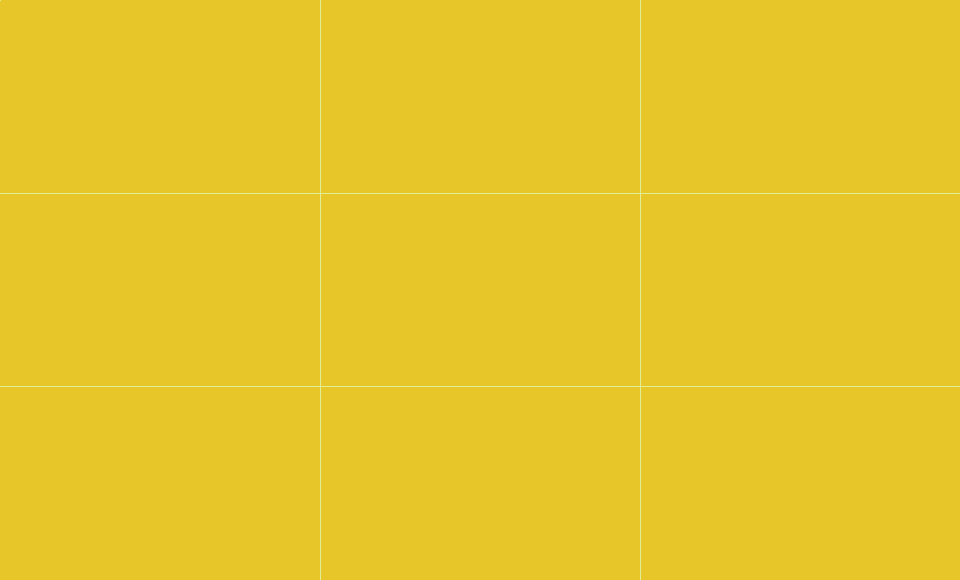
Frame 1 (no input)
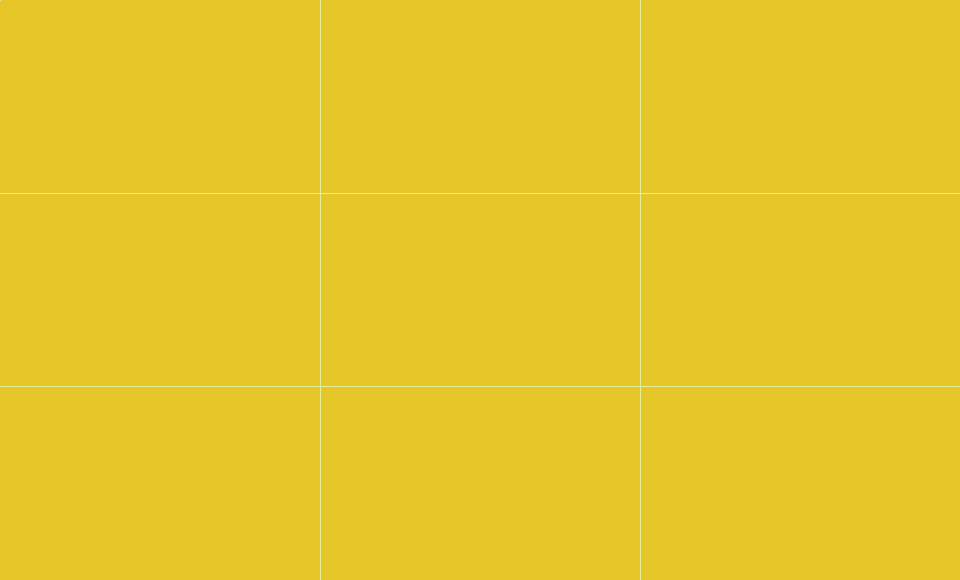
Frame 60 (the mouse pressed at the canvas centre just before this capture)
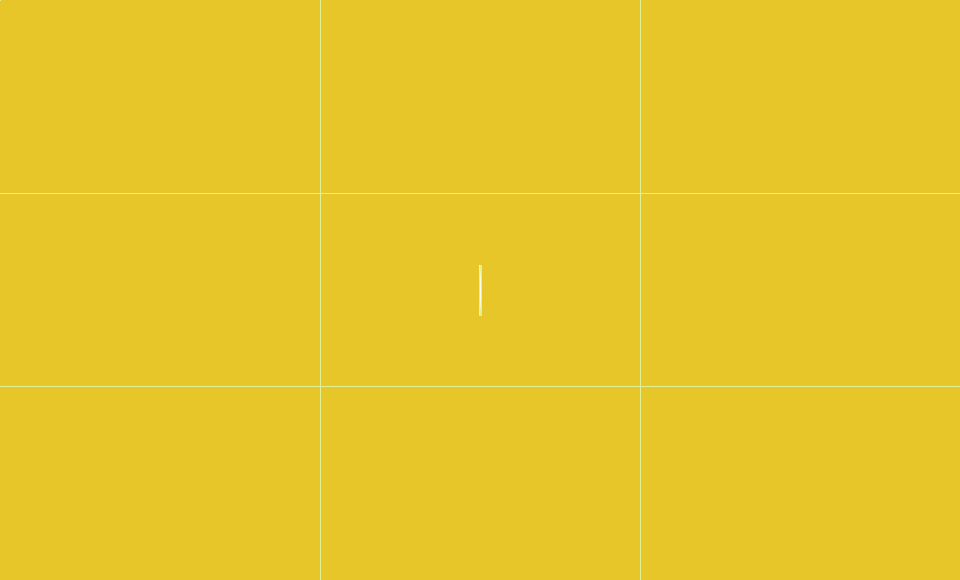
Frame 120 (the mouse held since frame 60 and released just before this capture)

The Processing sketch that drew these frames (run headless with seeded random() and noise(); from frame 60 on, the mouse is pressed at the canvas centre):

// Processing sketch: processing_186134
// ── processing_186134.pde

void setup(){
size(960,580);
stroke(225,240,150);

 background(230,198,40);
}

void draw (){
 line(width/3,0,width/3,height);

line(width/3*2,0,width/3*2,height);

line(0,height/3,width,height/3);

line(0,height/3*2,width,height/3*2);
  //1
  
  
  if (mouseX<width/3){
    if(mouseY<height/3){
       fill(255,255,255);
      rect(0,0,mouseX,mouseY);
      //ellipse(width/2 + 100, height/2 + 100, 30, 30);
     //ellipse(mouseX,mouseY,40,40);
    // rect(width/2,height/2,40,50);
}
  }
//2
  if (mouseX>width/3){
    if (mouseX<width/3*2){
    if(mouseY<height/3){
     fill(163,139,200);
    
     ellipse(mouseX, mouseY, 50, 50);
      //ellipse(width/3 + 150, height/3 - 50, mouseX, mouseY);
      //height/3 - 100
      //rect(1,height/2,mouseX,mouseY);
    }
    }
  }
  //3
   if (mouseX>width/3*2){
    if(mouseY<height/3){
      fill(255,255,255);
      triangle(width/3*2+100, height/3-100, mouseX, mouseY, width/3*2+300, height/3-300);
      //triangle(width/3*2+100, height/3-100, width/3*2+200, height/3-50, width/3*2+300, height/3-300);
      //ellipse(width/2 + 100, height/2 + 100, 30, 30);
    //  rect(width/2,1,mouseX,mouseY);
    }
  }
  //4
   if (mouseX<width/3){
     if(mouseY>height/3){
    if(mouseY<height/3*2){
     fill(163,139,200);
      ellipse(mouseX,mouseY, mouseX, 30);
     // rect(1,1,mouseX,mouseY);
    }
  }
   }
  //5
   if (mouseX>width/3){
     if (mouseX<width/3*2){
    if(mouseY>height/3){
      if(mouseY<height/3*2){
        fill(255,255,255);
         ellipse(mouseX,mouseY,2,50);
      //ellipse(width/2 + 100, height/2 + 100, 30, 30);
     // rect(1,1,mouseX,mouseY);
    }
  }
     }
  //6
   if (mouseX>width/3*2){
     if(mouseY>height/3){
    if(mouseY<height/3*2){
      fill(163,139,200);
      //ellipse(width/2 + 100, height/2 + 100, 30, 30);
      rect(mouseX,height/3,width/3*2,height/3);
    }
  }
   }

   //7
   if (mouseX<width/3){
     
    if(mouseY>height/3*2){
      
      rect(10,500,200,700);
     // rect(mouseX,mouseY,1,height/3*2);
     // rect(1,1,mouseX,mouseY);
    }
  }
   }
  //8
   if (mouseX>width/3){
     if (mouseX<width/3*2){
    
      if(mouseY>height/3*2){
        fill(255,255,255);
        
         ellipse(440,450,mouseY,100);
      //ellipse(width/2 + 100, height/2 + 100, 30, 30);
     // rect(1,1,mouseX,mouseY);
    }
  }
     }
  //9
   if (mouseX>width/3*2){
     if(mouseY>height/3){
    if(mouseY<height/3*2){
      fill(163,139,200);
      //ellipse(width/2 + 100, height/2 + 100, 30, 30);
      rect(mouseX,height/3,width/3*2,height/3);
    }
  }
   

   }
}
